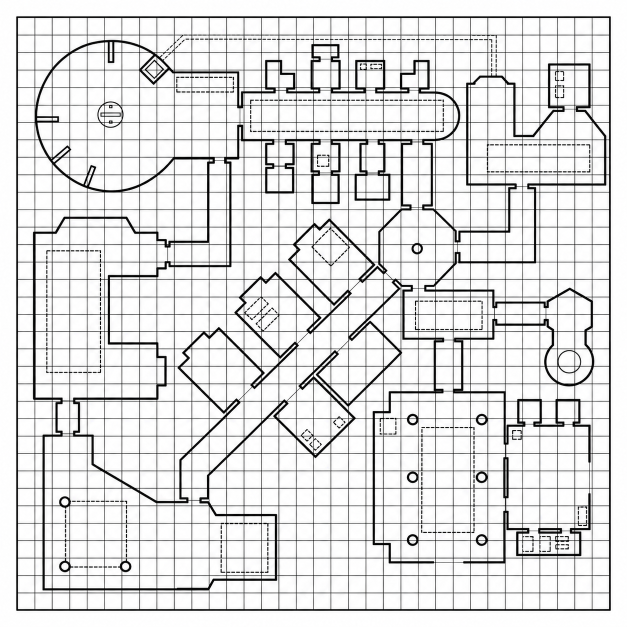
#> input picture chat-generated-map.png, 1254 x 1254 px (shown at 1/2 size); the run also reads 2 pictures not shown here
$ jupyter execute --allow-errors station_map.ipynb
#> lines starting #> are read from the running program, lines starting #| are printed output that depends on the picture; after the words box and inside, x2 and y2 are one past the last pixel; in counts of white or black regions, pixels touching at a corner belong together
[cell 1]
import numpy as np
from skimage import io
import matplotlib.pyplot as plt

[cell 2]
station = io.imread("chat-generated-map.png", as_gray=True).astype(np.float32)
station = station*255
print(station.shape)
#| (1254, 1254)
print(station)
#> (printed output is left out)


plt.figure(figsize=(15,15))
plt.hist(station[:,:].ravel(), bins=256)
plt.xlabel("Pixel intensity")
plt.ylabel("Frequency")
plt.show()

thresh = 230
station[station < thresh] = 0
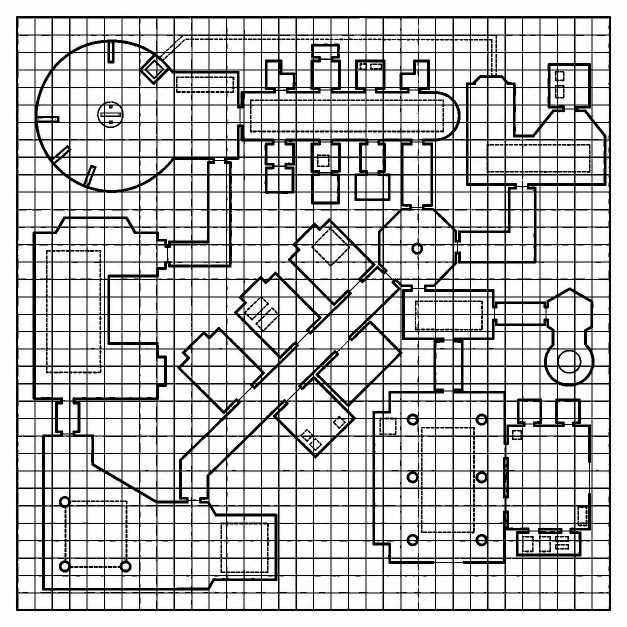
#> station: shape (1254, 1254) float32 (shown at 1/2 size); min 0, max 255, mean 202.7
station[station >= thresh] = 255
#> station: shape (1254, 1254) float32; 80.4% white; 337 black regions (22 under 20 px), largest, box (x1, y1, x2, y2) and area: (32, 32, 1222, 1222) 298027, (957, 640, 966, 661) 89, (529, 1122, 537, 1146) 81


plt.figure(figsize=(15,15))

io.imshow(station[:,:].astype(np.uint8))
plt.axis('off')
plt.savefig("chat-binarised.png", dpi=300)
plt.show()

[cell 3]
station = io.imread("Armaros station.png").astype(np.float32)
print(station.shape)
#| (2251, 2250, 2)

plt.figure(figsize=(15,15))

io.imshow(station[:,:,0].astype(np.uint8))

[cell 4]
plt.hist(station[:,:,0].ravel(), bins=256)
plt.xlabel("Pixel intensity")
plt.ylabel("Frequency")
plt.show()

[cell 5]
from skimage.morphology import dilation, disk, erosion, opening, closing
from skimage.morphology import thin

import matplotlib.pyplot as plt
station = io.imread("Armaros station (original).png").astype(np.float32)


dilated = opening(station[:,:,0], footprint=disk(5))
#> dilated: shape (2251, 2250) float32; 84.5% white; 22 black regions (3 under 20 px), largest, box (x1, y1, x2, y2) and area: (60, 58, 2193, 2193) 784244, (655, 138, 681, 150) 80, (1389, 140, 1423, 143) 80
# thinner = thin(dilated, max_num_iter=1)


plt.figure(figsize=(20, 20))
# [5 lines of commented-out code are left out]
plt.imshow(dilated, cmap='gray')
plt.axis("off")
# plt.title("Eroded")
plt.savefig('opened-map-shane.png',dpi=300, bbox_inches='tight')
plt.show()

## Detect gridlines

[cell 6]
import numpy as np
import cv2
import matplotlib.pyplot as plt
from scipy.ndimage import gaussian_filter1d
from scipy.signal import find_peaks
from PIL import Image

# Original binary image
img = station[:, :, 0] if station.ndim == 3 else station
#> img: shape (2251, 2250) float32; 88.2% white; 2133 black regions (1678 under 20 px), largest, box (x1, y1, x2, y2) and area: (60, 58, 2193, 2193) 572185, (2103, 517, 2120, 533) 125, (1838, 1542, 1853, 1560) 122
binary = img > (127 if img.max() > 1 else 0.5)

H, W = binary.shape
ink = (~binary).astype(np.uint8)

# ---------------------------------------------------
# 1. Detect grid positions
# ---------------------------------------------------

# Grid lines repeat regularly, so use smoothed projections
row_profile = gaussian_filter1d(ink.mean(axis=1), sigma=1)
#> row_profile = 2251 values, max 0.943 at index 2189, min 0 at index 6, mean 0.118
col_profile = gaussian_filter1d(ink.mean(axis=0), sigma=1)
#> col_profile = 2250 values, max 0.944 at index 2189, min 0 at index 0, mean 0.118

rows, _ = find_peaks(row_profile, distance=20, prominence=0.015)
#> rows = 59 values from 60 to 2189
cols, _ = find_peaks(col_profile, distance=20, prominence=0.015)
#> cols = 58 values from 61 to 2189

# Estimate spacing using the most common peak difference
def estimate_spacing(positions):
    differences = np.diff(positions)
#> differences = 58 values, max 66 at index 0, min 20 at index 9, mean 36.71
    differences = differences[differences > 10]
    if len(differences) == 0:
        raise ValueError("Could not estimate grid spacing.")
    counts = np.bincount(differences)
#> counts = 67 values, max 6 at index 62, min 0 at index 0, mean 0.866
    return np.argmax(counts)

dy = estimate_spacing(rows)
#> dy = 62
dx = estimate_spacing(cols)
#> dx = 30

# Fit a regular grid phase to detected positions
def regular_grid(positions, spacing, limit):
#> called with positions = array of shape (59,), spacing = 62, limit = 2251
    candidates = np.arange(spacing)
    scores = [
        np.mean(np.minimum(
            np.abs((positions - p) % spacing),
            spacing - np.abs((positions - p) % spacing)
        ))
        for p in candidates
    ]
#> scores = 62 values, max 18.56 at index 42, min 12.44 at index 11, mean 15.5
    phase = int(np.argmin(scores))
#> phase = 11
    return np.arange(phase, limit, spacing)

grid_rows = regular_grid(rows, dy, H)
#> grid_rows = 37 values from 11 to 2243
grid_cols = regular_grid(cols, dx, W)
#> grid_cols = 75 values from 17 to 2237

print(f"Grid spacing: {dx} × {dy} pixels")
#| Grid spacing: 30 × 62 pixels

# ---------------------------------------------------
# 2. Remove old grid pixels
# ---------------------------------------------------

# Restrict removal to narrow strips around grid lines.
# NOTE: This can also erase parts of walls crossing the grid.
removal_radius = 2

clean = ink.copy()

for y in grid_rows:
    y0, y1 = max(0, y-removal_radius), min(H, y+removal_radius+1)
    clean[y0:y1, :] = 0
#> this loop made 37 passes
#> (y, y0, y1) on passes 1 to 8: (11, 9, 14), (73, 71, 76), (135, 133, 138), (197, 195, 200), (259, 257, 262), (321, 319, 324), (383, 381, 386), (445, 443, 448)
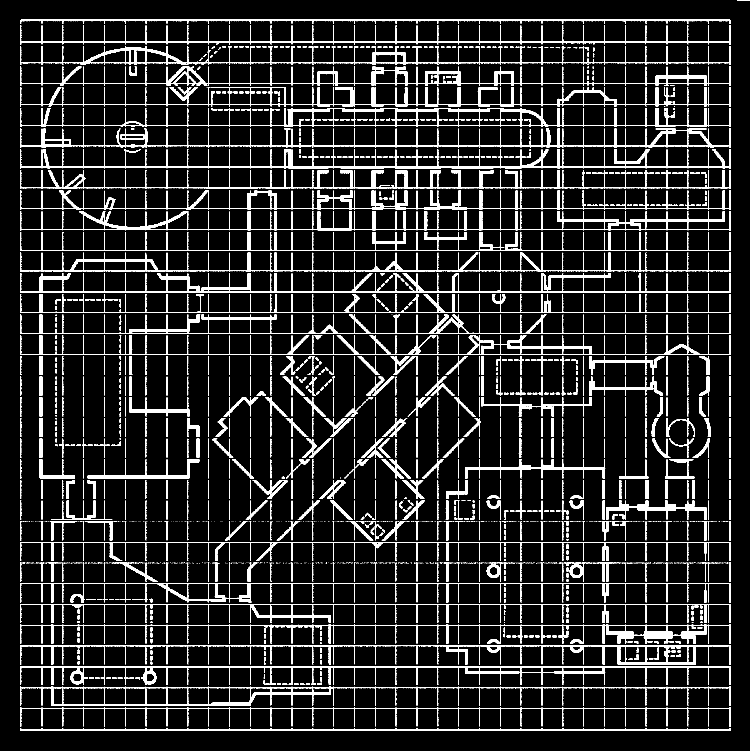
#> clean: shape (2251, 2250) (shown at 1/3 size); values 0 (black) and 1 (white), 10.3% white; 2878 white regions (2008 under 20 px), largest, box (x1, y1, x2, y2) and area: (60, 634, 2193, 691) 20416, (60, 262, 2193, 319) 19311, (60, 572, 2193, 629) 18268

for x in grid_cols:
    x0, x1 = max(0, x-removal_radius), min(W, x+removal_radius+1)
    clean[:, x0:x1] = 0
#> this loop made 75 passes
#> (x, x0, x1) on passes 1 to 8: (17, 15, 20), (47, 45, 50), (77, 75, 80), (107, 105, 110), (137, 135, 140), (167, 165, 170), (197, 195, 200), (227, 225, 230)
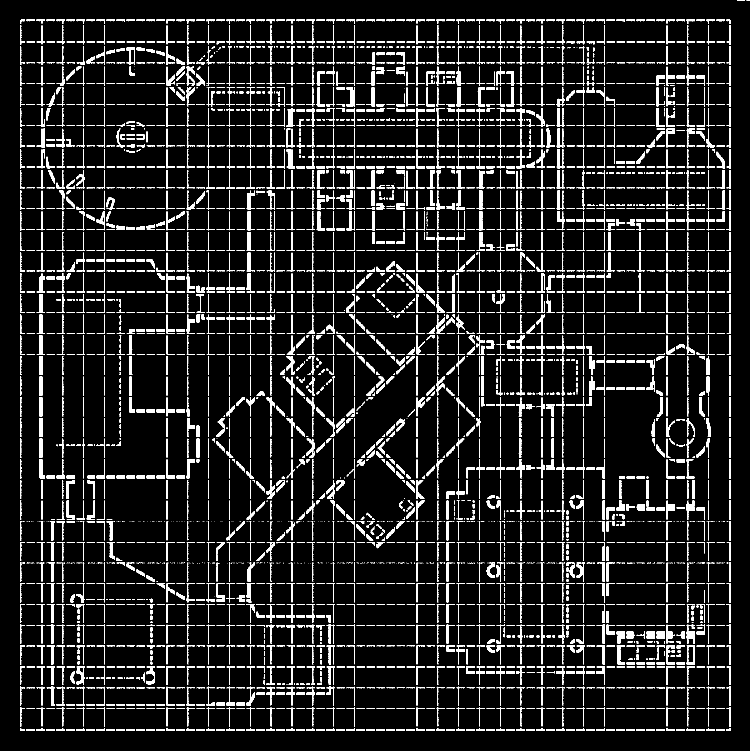
#> clean: shape (2251, 2250) (shown at 1/3 size); values 0 (black) and 1 (white), 8.6% white; 4997 white regions (1928 under 20 px), largest, box (x1, y1, x2, y2) and area: (1040, 262, 1065, 319) 753, (1040, 510, 1065, 567) 708, (1040, 634, 1065, 691) 679

# ---------------------------------------------------
# 3. Draw perfectly straight replacement grid
# ---------------------------------------------------

# 1-pixel-wide lines at the original resolution
for y in grid_rows:
    clean[y, :] = 1
#> this loop made 37 passes
#> y on passes 1 to 8: 11, 73, 135, 197, 259, 321, 383, 445
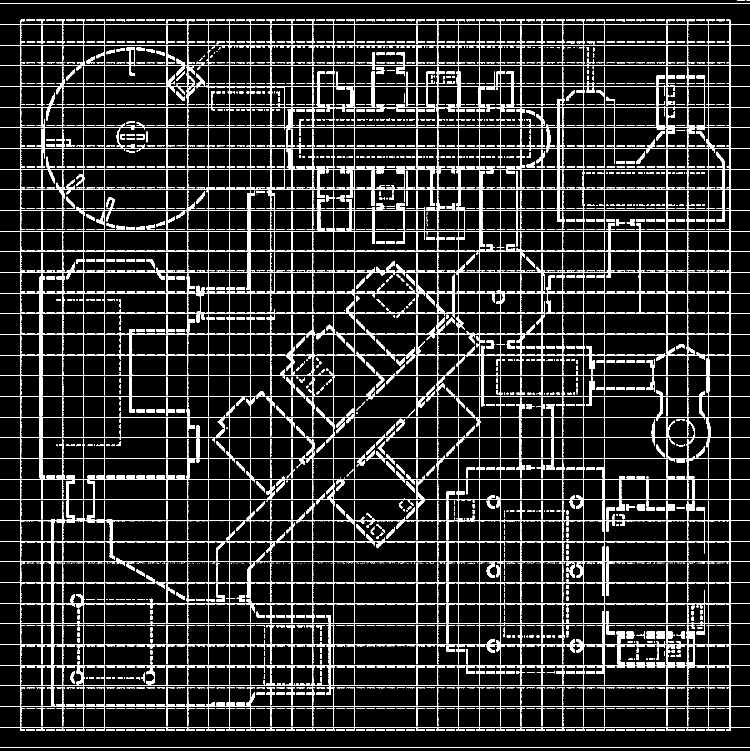
#> clean: shape (2251, 2250) (shown at 1/3 size); values 0 (black) and 1 (white), 10.3% white; 5034 white regions (1928 under 20 px), largest, box (x1, y1, x2, y2) and area: (0, 11, 2250, 12) 2250, (0, 73, 2250, 74) 2250, (0, 135, 2250, 136) 2250

for x in grid_cols:
    clean[:, x] = 1
#> this loop made 75 passes
#> x on passes 1 to 8: 17, 47, 77, 107, 137, 167, 197, 227
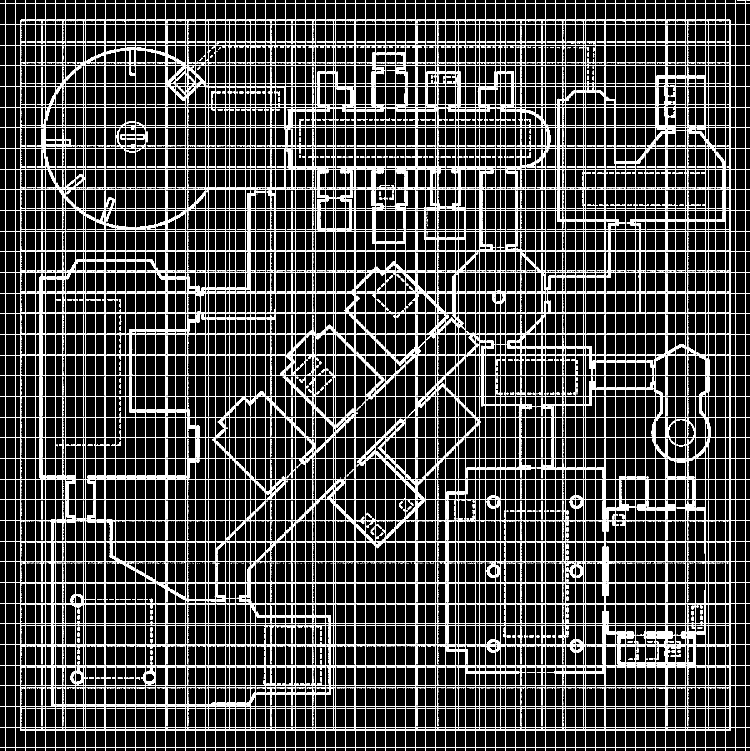
#> clean: shape (2251, 2250) (shown at 1/3 size); values 0 (black) and 1 (white), 13.5% white; 4998 white regions (1928 under 20 px), largest, box (x1, y1, x2, y2) and area: (0, 0, 2250, 2251) 249300, (1040, 262, 1065, 319) 753, (1040, 510, 1065, 567) 708

# ---------------------------------------------------
# 4. Save and visualise
# ---------------------------------------------------

result = (1 - clean) * 255
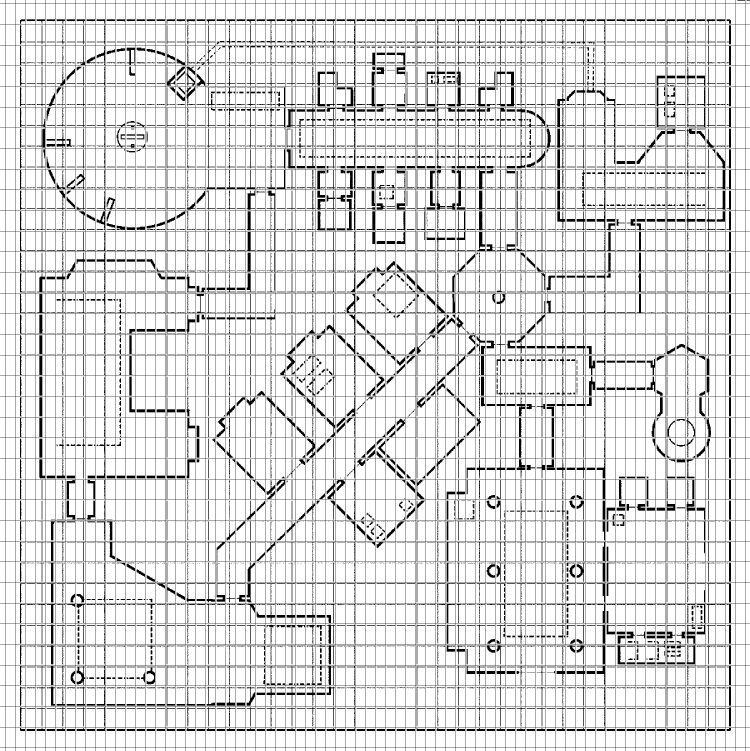
#> result: shape (2251, 2250) (shown at 1/3 size); 86.5% white; 4998 black regions (1928 under 20 px), largest, box (x1, y1, x2, y2) and area: (0, 0, 2250, 2251) 249300, (1040, 262, 1065, 319) 753, (1040, 510, 1065, 567) 708
result = result.astype(np.uint8)

Image.fromarray(result).save("station_clean_grid.png")

fig, axes = plt.subplots(1, 2, figsize=(16, 8))

axes[0].imshow(binary, cmap="gray", interpolation="nearest")
axes[0].set_title("Original")

axes[1].imshow(result, cmap="gray", interpolation="nearest")
axes[1].set_title("Reconstructed grid")

for ax in axes:
    ax.axis("off")

plt.tight_layout()
plt.show()

[cell 7]
import cv2
import matplotlib.pyplot as plt

img = station[:, :, 0]

scale = 1

upscaled = cv2.resize(
    img,
    None,
    fx=scale,
    fy=scale,
    interpolation=cv2.INTER_LANCZOS4
)

plt.figure(figsize=(12, 12))
plt.imshow(upscaled, cmap="gray", vmin=0, vmax=255)
plt.axis("off")
plt.savefig('map-interp.png')
plt.show()

# TV regularised inverse problem

[cell 8]
import numpy as np
import torch
import torch.nn.functional as F
import matplotlib.pyplot as plt
from PIL import Image


def superresolve_lines(
    image,
    scale=4,
    steps=1500,
    lr=0.03,
    lambda_tv=0.002,
    lambda_binary=0.005,
    device=None,
):
    """
    Optimisation-based super-resolution for binary line drawings.

    Parameters
    ----------
    image : ndarray, shape (H, W)
        Binary image, black lines on white background (0/1 or 0/255).
    scale : int
        Upscaling factor.
    steps : int
        Number of optimisation iterations.
    lr : float
        Learning rate.
    lambda_tv : float
        Total variation regularisation strength.
    lambda_binary : float
        Binary-image regularisation strength.

    Returns
    -------
    result : ndarray
        High-resolution grayscale reconstruction in [0, 1].
    losses : list
        Optimisation loss history.
    """

    if device is None:
        device = (
            "cuda" if torch.cuda.is_available()
            else "mps" if torch.backends.mps.is_available()
            else "cpu"
        )

    image = np.asarray(image, dtype=np.float32)

    if image.max() > 1:
        image /= 255.0

    y = torch.tensor(image, device=device)[None, None]
    H, W = image.shape

    # Initialise with bicubic interpolation
    x_init = F.interpolate(
        y,
        size=(H * scale, W * scale),
        mode="bicubic",
        align_corners=False,
    ).clamp(0.001, 0.999)
    # x_init = F.interpolate(
    #     y.cpu(),
    #     size=(H * scale, W * scale),
    #     mode="bicubic",
    #     align_corners=False,
    # ).clamp(0.001, 0.999).to(device)

    # Optimise logits to keep pixel values in [0, 1]
    z = torch.nn.Parameter(torch.logit(x_init))
    optimizer = torch.optim.Adam([z], lr=lr)

    losses = []

    for step in range(steps):
        optimizer.zero_grad()

        x = torch.sigmoid(z)

        # Forward model: downsample reconstructed image
        y_pred = F.interpolate(
            x,
            size=(H, W),
            mode="area",
        )

        # Data fidelity
        loss_data = F.mse_loss(y_pred, y)

        # Total variation regularisation
        tv_h = torch.abs(x[:, :, 1:, :] - x[:, :, :-1, :]).mean()
        tv_w = torch.abs(x[:, :, :, 1:] - x[:, :, :, :-1]).mean()
        loss_tv = tv_h + tv_w

        # Encourage binary pixel values
        loss_binary = (x * (1 - x)).mean()

        loss = (
            loss_data
            + lambda_tv * loss_tv
            + lambda_binary * loss_binary
        )

        loss.backward()
        optimizer.step()

        losses.append(loss.item())

        if step % 250 == 0 or step == steps - 1:
            print(
                f"Step {step:4d} | "
                f"Data: {loss_data.item():.6f} | "
                f"TV: {loss_tv.item():.6f} | "
                f"Binary: {loss_binary.item():.6f}"
            )

    result = torch.sigmoid(z).detach().cpu().numpy()[0, 0]

    return result, losses


# ============================================================
# Apply super-resolution
# ============================================================

# Input: existing image array, shape (H, W, C) or (H, W)
image = station[:, :, 0] if station.ndim == 3 else station

# Convert to binary
threshold = 0.5 if np.max(image) <= 1 else 127
#> threshold = 127
binary = (image > threshold).astype(np.float32)

# Reconstruct at 4x resolution
#> (the rest of this cell did not finish here and is left out)


# ============================================================
# Save results
# ============================================================

# Grayscale reconstruction
result_uint8 = (np.clip(result, 0, 1) * 255).astype(np.uint8)
Image.fromarray(result_uint8).save("station_superresolved.png")

# Strictly binary reconstruction
binary_hr = (result > 0.5).astype(np.uint8) * 255
Image.fromarray(binary_hr).save("station_superresolved_binary.png")

[cell 9]
# ============================================================
# Visualisation
# ============================================================

fig, axes = plt.subplots(1, 3, figsize=(20, 7))

axes[0].imshow(binary, cmap="gray", vmin=0, vmax=1)
axes[0].set_title("Original")

axes[1].imshow(result, cmap="gray", vmin=0, vmax=1)
axes[1].set_title("Super-resolved (4×)")

#> (the rest of this cell did not finish here and is left out)

# inversion and binary closing

[cell 10]
import numpy as np
import matplotlib.pyplot as plt
from skimage.morphology import binary_closing, remove_small_objects, rectangle
from PIL import Image

station = io.imread("Armaros station.png").astype(np.float32)


# ------------------------------------------------------------
# Input: binary image with black lines on white background
# Can be shape (H, W) or (H, W, C)
# ------------------------------------------------------------
img = station[:, :, 0] if station.ndim == 3 else station

# If image is 0/255, threshold it
# Result: bw = True for white background, False for black lines
bw = img > 127 if img.max() > 1 else img > 0.5

# Invert so foreground = lines
# lines = True where black lines are
lines = ~bw

# ------------------------------------------------------------
# Step 1: remove tiny isolated dots / specks
# min_size may need tuning; try 3, 5, 8, 10
# ------------------------------------------------------------
lines_clean = remove_small_objects(lines, min_size=5)
#> lines_clean: shape (2251, 2250) bool; 11.7% white; 474 white regions (17 under 20 px), largest, box (x1, y1, x2, y2) and area: (60, 58, 2193, 2193) 568638, (2103, 517, 2120, 533) 125, (1838, 1542, 1853, 1560) 122

# ------------------------------------------------------------
# Step 2: fill tiny gaps in horizontal and vertical grid lines
# These footprints bridge short 1-pixel or 2-pixel breaks
# without aggressively thickening the lines
# ------------------------------------------------------------
lines_repaired = binary_closing(lines_clean, footprint=rectangle(1, 5))  # horizontal gaps
#> lines_repaired: shape (2251, 2250) bool; 12.3% white; 261 white regions (9 under 20 px), largest, box (x1, y1, x2, y2) and area: (60, 58, 2193, 2193) 607358, (2070, 517, 2120, 533) 279, (320, 2032, 367, 2037) 212
lines_repaired = binary_closing(lines_repaired, footprint=rectangle(5, 1))  # vertical gaps
#> lines_repaired: shape (2251, 2250) bool; 12.8% white; 133 white regions (9 under 20 px), largest, box (x1, y1, x2, y2) and area: (60, 58, 2193, 2193) 638274, (2070, 517, 2120, 533) 279, (2090, 590, 2120, 618) 228

# If gaps are a bit larger, try:
# lines_repaired = binary_closing(lines_clean, footprint=rectangle(1, 5))
# lines_repaired = binary_closing(lines_repaired, footprint=rectangle(5, 1))

# ------------------------------------------------------------
# Convert back: black lines on white background
# ------------------------------------------------------------
result = ~lines_repaired
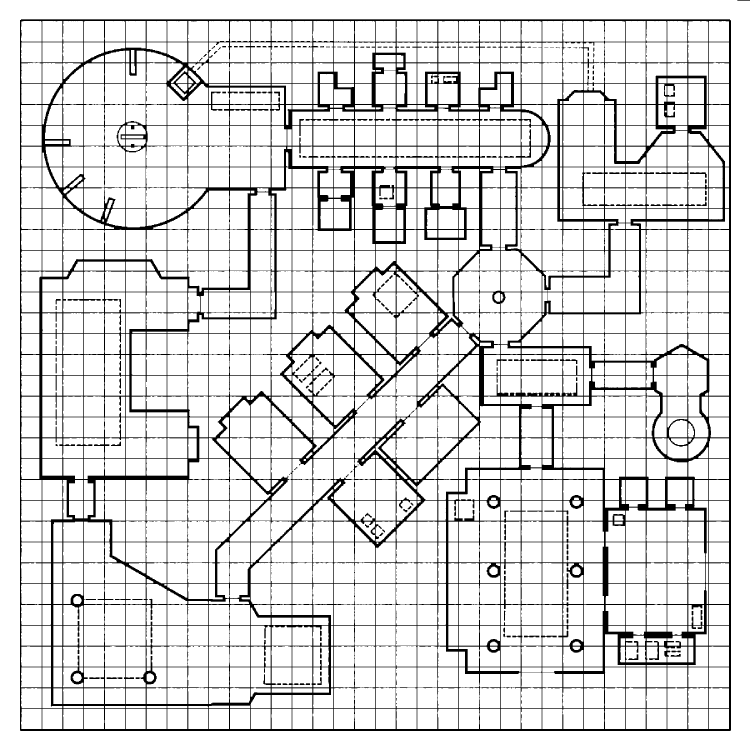
#> result: shape (2251, 2250) bool (shown at 1/3 size); 87.2% white; 133 black regions (9 under 20 px), largest, box (x1, y1, x2, y2) and area: (60, 58, 2193, 2193) 638274, (2070, 517, 2120, 533) 279, (2090, 590, 2120, 618) 228
result_uint8 = (result.astype(np.uint8) * 255)

# Save
Image.fromarray(result_uint8).save("map_repaired.png")

# ------------------------------------------------------------
# Display
# ------------------------------------------------------------
fig, axes = plt.subplots(1, 2, figsize=(14, 8))

axes[0].imshow(bw, cmap="gray")
axes[0].set_title("Original binary image")

axes[1].imshow(result, cmap="gray")
axes[1].set_title("Dots removed + grid gaps filled")

for ax in axes:
    ax.axis("off")

plt.tight_layout()
plt.savefig('inversion-closing.pdf',dpi=300)
plt.show()
